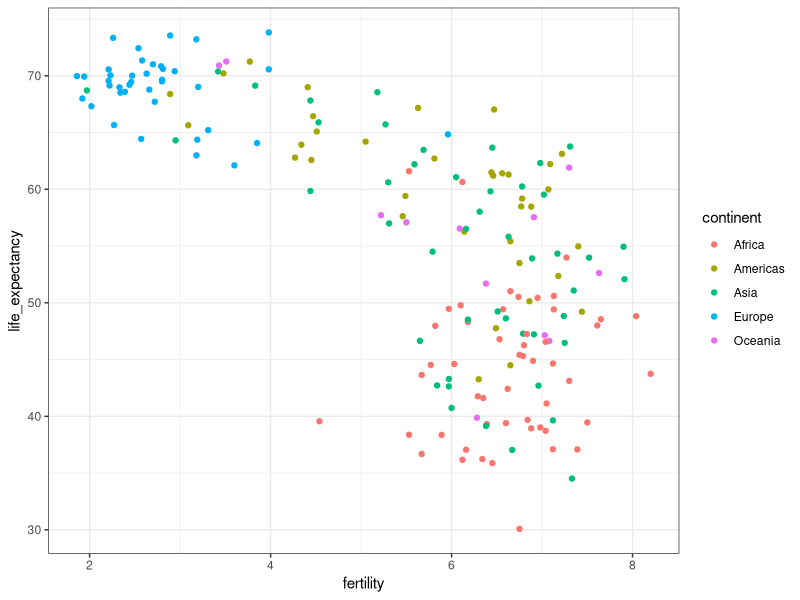

Reproduce this figure in R.
library(dslabs)
library(tidyverse)
library(ggplot2)
library(ggthemes)
ds_theme_set()
data(gapminder)

head(gapminder)

# gapminder %>%
#   filter(year == 2015 & country %in% c("Sri Lanka", "Turkey")) %>% 
#   select(country, infant_mortality)

filter(gapminder, year == 1962) %>%
  ggplot(aes(fertility, life_expectancy, color = continent)) +
  geom_point()
